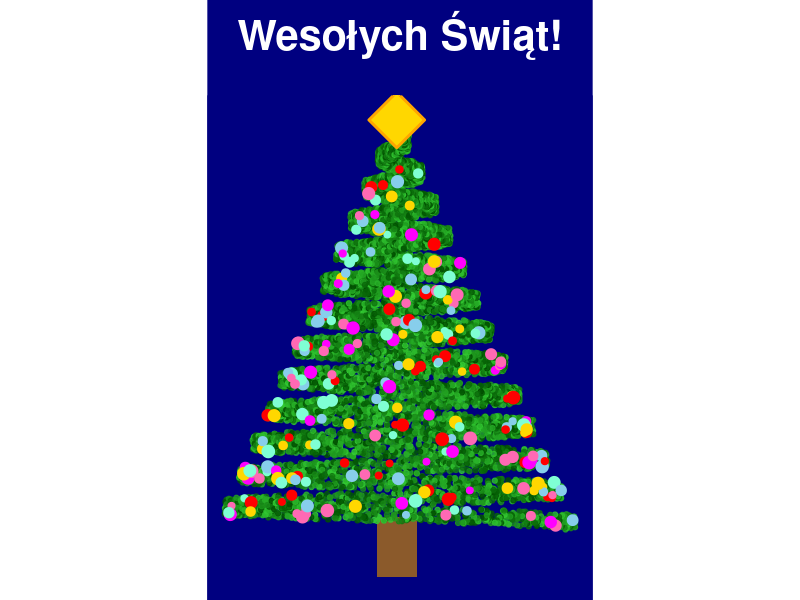
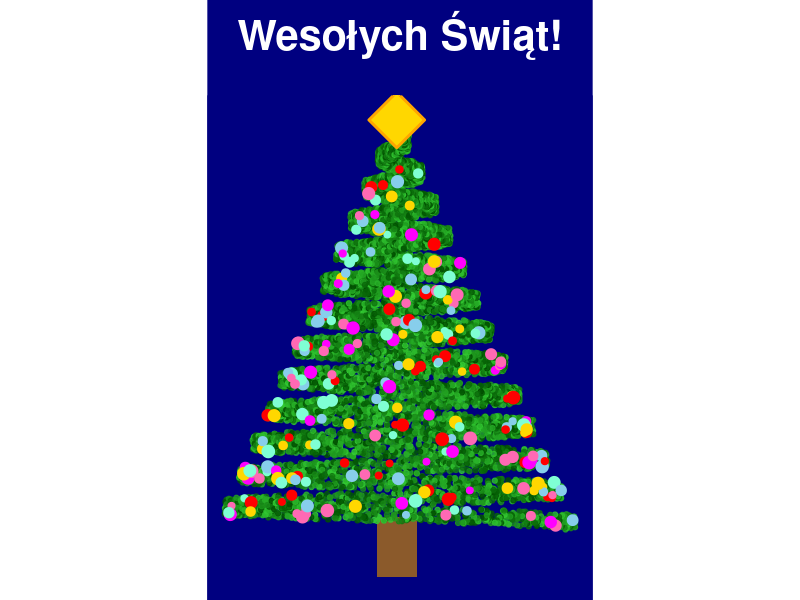

The R script that drew these images, in order:

library(ggplot2)
library(dplyr)
library(tibble)


n_points <- 15000 
height_max <- 8 

tree_data <- tibble(
  t = seq(0, 25 * pi, length.out = n_points), 
  h = seq(0, height_max, length.out = n_points) 
) %>%
  mutate(
    r = (height_max - h) / height_max, 
    
    x = r * cos(t) * 3.5 + runif(n_points, -0.1, 0.1),
    
    y = h + runif(n_points, -0.15, 0.15), # żeby było trochę szumu
    
    color_val = runif(n_points, 0, 1) # różne odcienie zieleni
  )
# bombki
set.seed(133) 
baubles <- tree_data %>%
  sample_n(226, weight = r) %>% 
  mutate(
    color = sample(c("red", "gold", "skyblue", "magenta", "hotpink", "aquamarine"), 226, replace = TRUE),
    size = runif(226, 2, 4)
  )

# gwiazda
star <- data.frame(x = 0, y = height_max+0.1)

# pień
trunk <- data.frame(
  x = 0, 
  y = -0.5, 
  width = 0.8, 
  height = 1.2
)

# cała choinka
plot <- ggplot() +
  # pień
  geom_tile(data = trunk, aes(x = x, y = y, width = width, height = height), 
            fill = "tan4") + # TU BRAKOWAŁO NAWIASU
  
  # gałęzie
  geom_point(data = tree_data, aes(x = x, y = y, color = color_val), 
             size = 1.5, alpha = 0.8, show.legend = FALSE) +
  scale_color_gradient(low = "#004d00", high = "#33cc33", guide = "none") + 
  
  # bombki
  geom_point(data = baubles, aes(x = x, y = y, color = I(color), size = I(size))) +
  
  # gwiazda (a bardziej romb)
  geom_point(data = star, aes(x = x, y = y), shape = 23, fill = "gold", color = "orange", size = 14, stroke = 1.5) +
  
  # tło
  theme_void() + 
  theme(
    panel.background = element_rect(fill = "navy", color = NA), 
    plot.background = element_rect(fill = "navy", color = NA),
    plot.title = element_text(color = "white", hjust = 0.5, vjust = -1, size = 30, face = "bold", margin = margin(b = 40))
  ) + 
  
  labs(
    title = "Wesołych Świąt!" # wesołych świąt
  ) +
  coord_fixed(ratio = 1)

print(plot)



ggsave("xmastree.png", plot = plot, width = 8, height = 10, dpi = 300)

